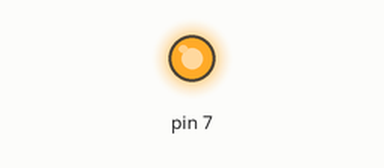
A sketch run on a simulated Arduino Uno, built with avr-gcc and run on an emulated ATmega328P. Parts: output pins drawn as LEDs (lit = HIGH). At 3.0 s the program stops and its outputs stay as they are.

Above: at 0.1 s.
At 1.1 s:
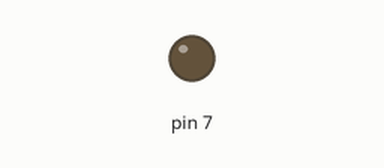
Timing chart, 0 to 4.5 s (numbered marks = the images above):
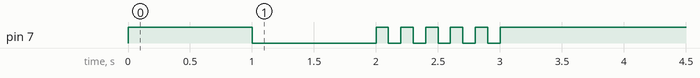

The sketch:

05_practice_2.ino
```cpp
void setup() {
pinMode(7, OUTPUT); // 7번 핀을 출력으로 설정

}
void loop() {
digitalWrite(7, HIGH); // LED 켜기
delay(1000);           // 1초 대기
digitalWrite(7, LOW);  // LED 끄기
delay(1000);           // 1초 대기

int count = 0;
while(count<5) {
  digitalWrite(7, HIGH); // LED 켜기
  delay(100);           // 1초 대기
  digitalWrite(7, LOW);  // LED 끄기
  delay(100); // 1초 대기
  count++;

}
  digitalWrite(7, HIGH);
  while(true);
}
```

Measured:
- by itself, pin 7: goes HIGH 1.0 s, LOW 1.0 s, 5 × (HIGH 0.10 s, LOW 0.10 s), then HIGH
